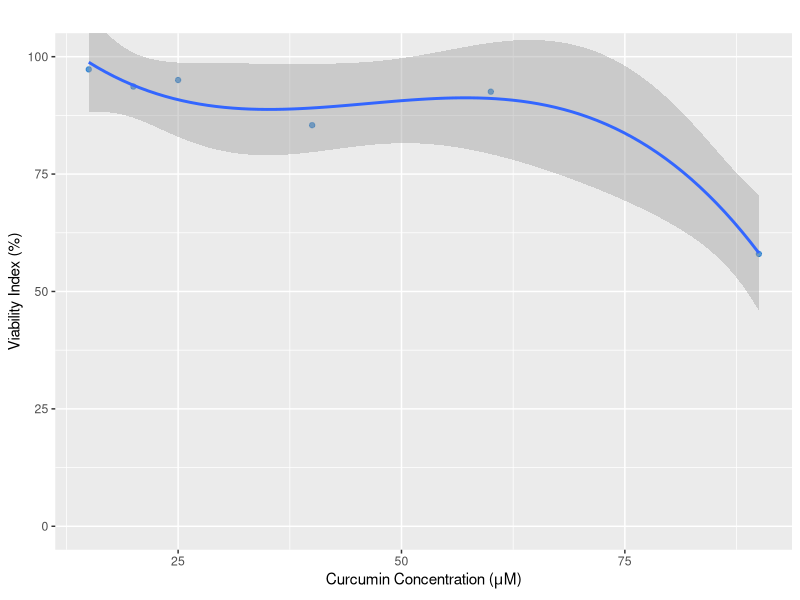

Here is the R script that generated this plot: (Note: this script raises an error after producing the figure.)
library(ggplot2)

data <- read.csv("trypan_results.csv")

tiff("trypan_results_graph.tiff", units="in", width=5, height=4, res=300)
p <- ggplot(data, aes(x=curc, y=pct)) + geom_point(color="DodgerBlue3", alpha=.7)
p <- p + labs(title="", x=expression("Curcumin Concentration ("*mu*"M)"), y="Viability Index (%)") #+ geom_line(color="DodgerBlue3", alpha=.8)
#p <- p + geom_errorbar(aes(ymin=fluor-stderr, ymax=fluor+stderr), width=.2, position=position_dodge(0.05))
#p <- p + coord_cartesian(ylim=c(0,100)) + scale_x_log10()
p <- p + coord_cartesian(ylim=c(0,100)) #+ scale_x_continuous(trans="log10", limits=c(NA,NA))
#p + geom_smooth(method=stats::lm(pct ~ curc + I(curc^2), data)) #, level=.95)
p + geom_smooth(method="lm", formula=y ~ poly(x,2) + poly(x,3), data=data, level=.90)
dev.off()

lm.model <- lm(pct ~ poly(curc,2) + poly(curc,3), data)

predict(lm.model, newdata=data.frame(curc=93))

ls.model <- lsfit(curc,)